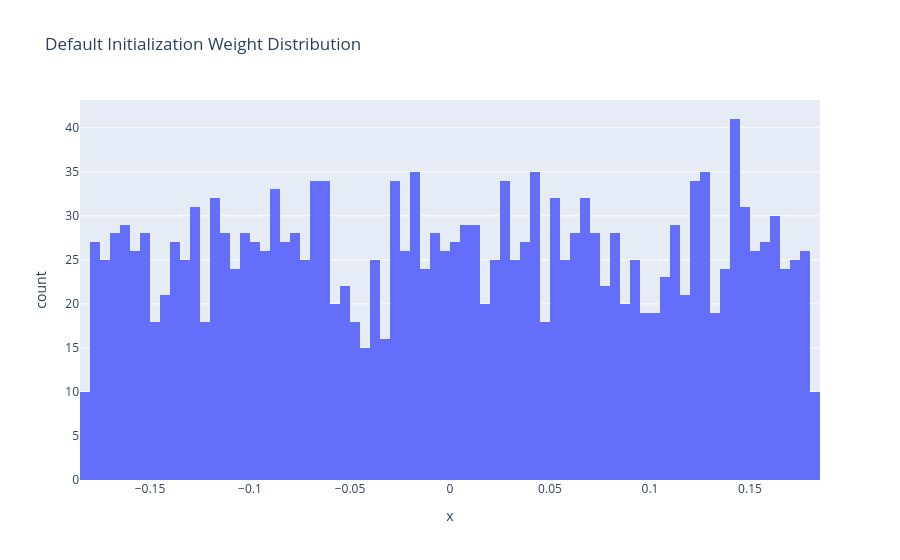
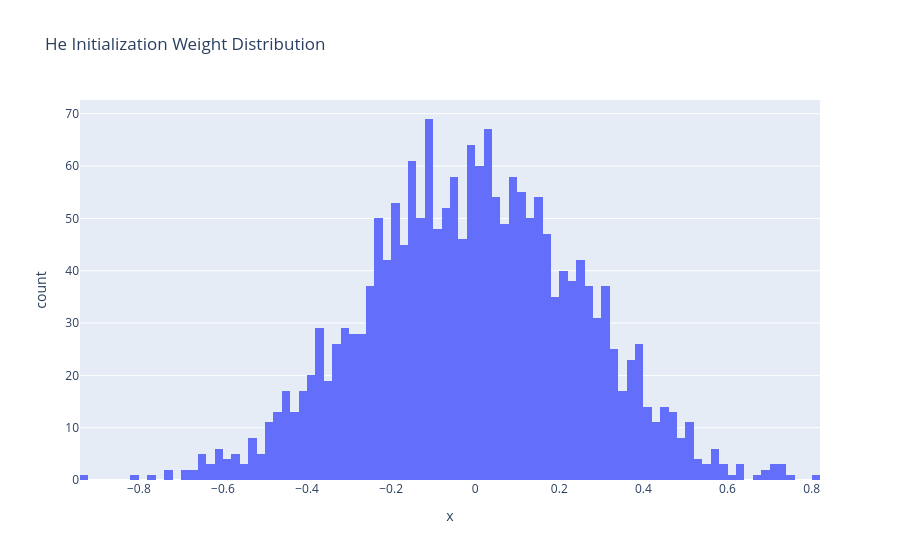

Notebook code cell kept with these figures, in order:
### Code cell
# 각 모델의 첫 번째 레이어 가중치 분포 시각화
default_weights = default_model.layer1.weight.detach().numpy().flatten()
he_init_weights = he_init_model.layer1.weight.detach().numpy().flatten()

fig = px.histogram(x=default_weights, nbins=100, title='Default Initialization Weight Distribution')
fig.show()

fig = px.histogram(x=he_init_weights, nbins=100, title='He Initialization Weight Distribution')
fig.show()

### Figure 1 — Plotly figure (JSON) as saved in the notebook; plotly's stock layout.template omitted (floating-point values rounded to 4 significant figures; data arrays with more than 128 entries replaced by an {"elided": "..."} marker saying what was removed)
{"data": [{"alignmentgroup": "True", "bingroup": "x", "hovertemplate": "x=%{x}<br>count=%{y}<extra></extra>", "legendgroup": "", "marker": {"color": "#636efa", "pattern": {"shape": ""}}, "name": "", "nbinsx": 100, "offsetgroup": "", "orientation": "v", "showlegend": false, "type": "histogram", "x": {"elided": "1920 float values"}, "xaxis": "x", "yaxis": "y"}], "layout": {"barmode": "relative", "legend": {"tracegroupgap": 0}, "title": {"text": "Default Initialization Weight Distribution"}, "xaxis": {"anchor": "y", "domain": [0, 1], "title": {"text": "x"}}, "yaxis": {"anchor": "x", "domain": [0, 1], "title": {"text": "count"}}}}

### Figure 2 — Plotly figure (JSON) as saved in the notebook; plotly's stock layout.template omitted (floating-point values rounded to 4 significant figures; data arrays with more than 128 entries replaced by an {"elided": "..."} marker saying what was removed)
{"data": [{"alignmentgroup": "True", "bingroup": "x", "hovertemplate": "x=%{x}<br>count=%{y}<extra></extra>", "legendgroup": "", "marker": {"color": "#636efa", "pattern": {"shape": ""}}, "name": "", "nbinsx": 100, "offsetgroup": "", "orientation": "v", "showlegend": false, "type": "histogram", "x": {"elided": "1920 float values"}, "xaxis": "x", "yaxis": "y"}], "layout": {"barmode": "relative", "legend": {"tracegroupgap": 0}, "title": {"text": "He Initialization Weight Distribution"}, "xaxis": {"anchor": "y", "domain": [0, 1], "title": {"text": "x"}}, "yaxis": {"anchor": "x", "domain": [0, 1], "title": {"text": "count"}}}}
